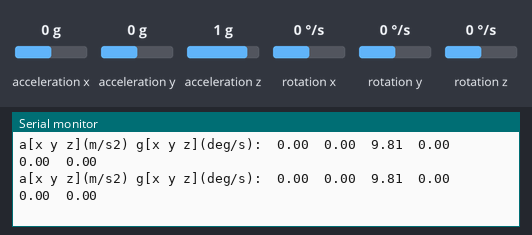
Simulated run of this sketch. Board: Arduino Uno, built with avr-gcc and run on an emulated ATmega328P. Parts: the last lines printed to the serial monitor. The inputs (shaded band) are chosen by the test bench; at power-on: acceleration x 0 g, acceleration y 0 g, acceleration z 1 g, rotation x 0 °/s, rotation y 0 °/s, rotation z 0 °/s.

Above: at 1.2 s.
1.3 s: acceleration x set to -1.4 g
At 2.3 s:
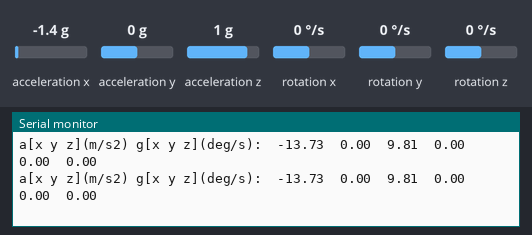
4.3 s: acceleration y set to -0.8 g
At 5.0 s:
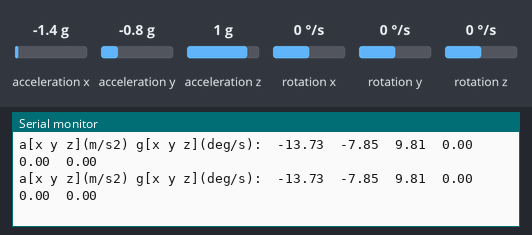
7.3 s: acceleration x set to 1.4 g
At 8.4 s:
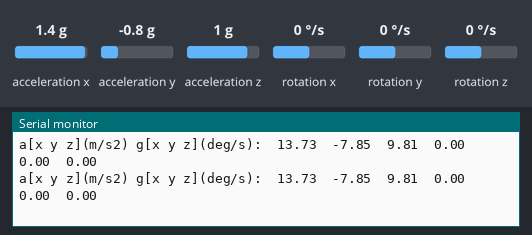
10.3 s: acceleration z set to -0.8 g
At 11.4 s:
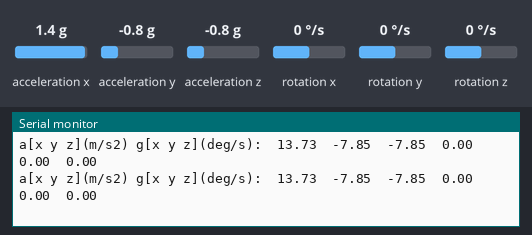
13.3 s: rotation x set to 192 °/s
At 14.2 s:
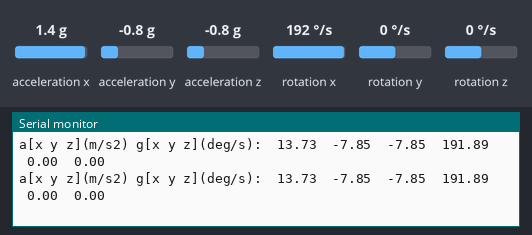
16.3 s: rotation y set to -100 °/s
At 16.9 s:
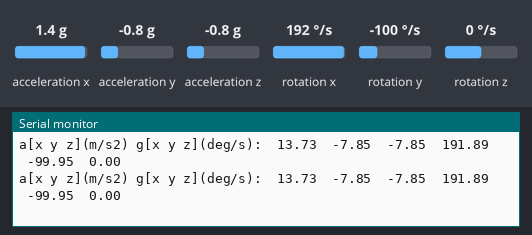
Timing chart, 0 to 19.3 s (numbered marks = the images above; inputs shaded):
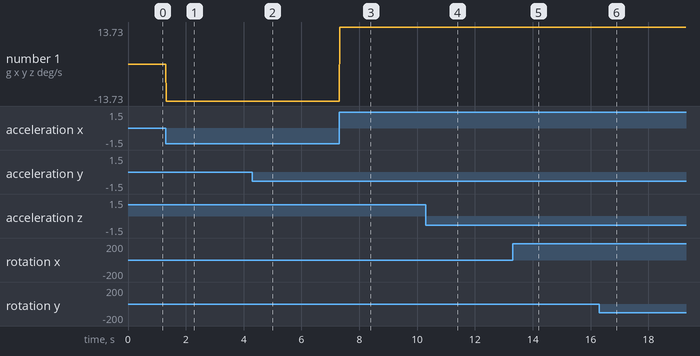

The sketch:

EscaladoDeLecturas.ino
```cpp
// Librerias I2C para controlar el mpu6050
// la libreria MPU6050.h necesita I2Cdev.h, I2Cdev.h necesita Wire.h
#include "I2Cdev.h"
#include "MPU6050.h"
#include "Wire.h"

// La dirección del MPU6050 puede ser 0x68 o 0x69, dependiendo
// del estado de AD0. Si no se especifica, 0x68 estará implicito
MPU6050 sensor;

// Valores RAW (sin procesar) del acelerometro y giroscopio en los ejes x,y,z
int16_t ax, ay, az;
int16_t gx, gy, gz;

void setup() {
  Serial.begin(115200);    //Iniciando puerto serial
  Wire.begin();           //Iniciando I2C
  sensor.initialize();    //Iniciando el sensor

  if (sensor.testConnection()) Serial.println("Sensor iniciado correctamente");
  else Serial.println("Error al iniciar el sensor");
}

void loop() {
  // Leer las aceleraciones y velocidades angulares
  sensor.getAcceleration(&ax, &ay, &az);
  sensor.getRotation(&gx, &gy, &gz);
  //calcular angulos de inclinacion
  float ax_m_s2 = ax * (9.81/16384.0);
  float ay_m_s2 = ay * (9.81/16384.0);
  float az_m_s2 = az * (9.81/16384.0);
  float gx_deg_s = gx * (250.0/32768.0);
  float gy_deg_s = gy * (250.0/32768.0);
  float gz_deg_s = gz * (250.0/32768.0);
  //Mostrar las lecturas separadas por un [tab]
  Serial.print("a[x y z](m/s2) g[x y z](deg/s):\t");
  Serial.print(ax_m_s2); Serial.print("\t");
  Serial.print(ay_m_s2); Serial.print("\t");
  Serial.print(az_m_s2); Serial.print("\t");
  Serial.print(gx_deg_s); Serial.print("\t");
  Serial.print(gy_deg_s); Serial.print("\t");
  Serial.println(gz_deg_s);

  delay(10);
}
```

Measured:
- after the input at 1.3 s, the serial monitor: prints a new line at once (image 1)
- after the input at 4.3 s, the serial monitor: prints a new line at once (image 2)
- after the input at 7.3 s, the serial monitor: prints a new line at once (image 3)
- after the input at 10.3 s, the serial monitor: prints a new line at once (image 4)
- after the input at 13.3 s, the serial monitor: prints a new line at once (image 5)
- after the input at 16.3 s, the serial monitor: prints a new line at once (image 6)
- plotted number 1: 0 → -13.73 after the input at 1.3 s, -13.73 → 13.73 after the input at 7.3 s
